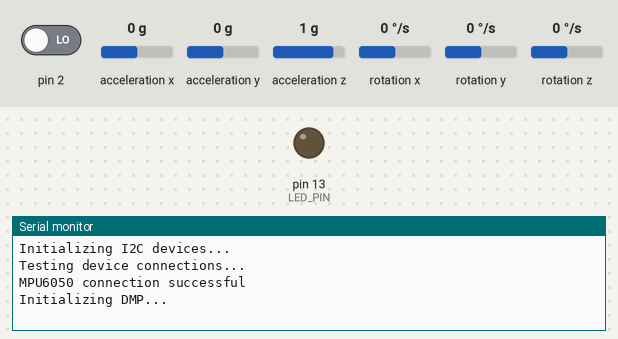
Simulated run of this sketch. Board: Arduino Uno, built with avr-gcc and run on an emulated ATmega328P. On the bench: output pins drawn as LEDs (lit = HIGH), the last lines printed to the serial monitor. The inputs (shaded band) are chosen by the test bench; at power-on: acceleration z 1 g, acceleration x 0 g, pin 2 LOW, acceleration y 0 g, rotation x 0 °/s, rotation y 0 °/s, rotation z 0 °/s. Storage starts empty; the sensor or clock chip raises its interrupt line as the real part does.

Above: at 0.1 s.
1.8 s: acceleration z set to -1.4 g
At 2.8 s:
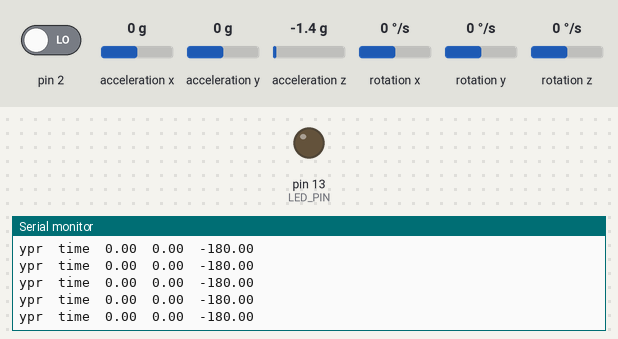
4.8 s: acceleration x set to -1.4 g
At 5.7 s:
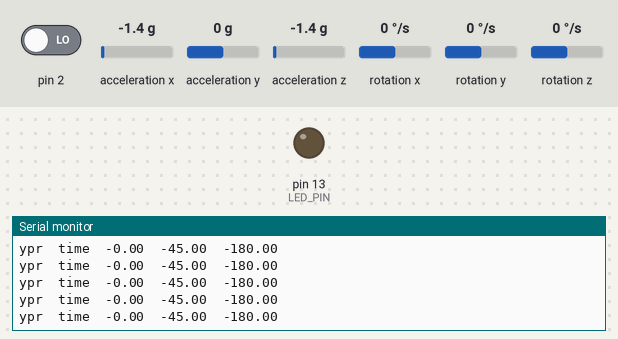

Measured:
- after the input at 1.8 s, the serial monitor: prints a new line at once (image 1)
- after the input at 4.8 s, the serial monitor: prints a new line at once (image 2)

The sketch:

datalogging_mpu6050.ino
```cpp
#include "I2Cdev.h"
#include <SPI.h>
#include <SD.h>
#include "MPU6050_6Axis_MotionApps20.h"
//#include "MPU6050.h" // not necessary if using MotionApps include file

// Arduino Wire library is required if I2Cdev I2CDEV_ARDUINO_WIRE implementation
// is used in I2Cdev.h
#if I2CDEV_IMPLEMENTATION == I2CDEV_ARDUINO_WIRE
    #include "Wire.h"
#endif

const int chipSelect = 4;
// class default I2C address is 0x68
// specific I2C addresses may be passed as a parameter here
// AD0 low = 0x68 (default for SparkFun breakout and InvenSense evaluation board)
// AD0 high = 0x69
MPU6050 mpu;
//MPU6050 mpu(0x69); // <-- use for AD0 high
double  timing;
 double timing1;
 double  timing_sec;

// uncomment "OUTPUT_READABLE_YAWPITCHROLL" if you want to see the yaw/
// pitch/roll angles (in degrees) calculated from the quaternions coming
// from the FIFO. Note this also requires gravity vector calculations.
// Also note that yaw/pitch/roll angles suffer from gimbal lock (for
// more info, see: http://en.wikipedia.org/wiki/Gimbal_lock)
#define OUTPUT_READABLE_YAWPITCHROLL
#define LED_PIN 13 // (Arduino is 13, Teensy is 11, Teensy++ is 6)
bool blinkState = false;

// MPU control/status vars
bool dmpReady = false;  // set true if DMP init was successful
uint8_t mpuIntStatus;   // holds actual interrupt status byte from MPU
uint8_t devStatus;      // return status after each device operation (0 = success, !0 = error)
uint16_t packetSize;    // expected DMP packet size (default is 42 bytes)
uint16_t fifoCount;     // count of all bytes currently in FIFO
uint8_t fifoBuffer[64]; // FIFO storage buffer

// orientation/motion vars
Quaternion q;           // [w, x, y, z]         quaternion container
VectorInt16 aa;         // [x, y, z]            accel sensor measurements
VectorInt16 aaReal;     // [x, y, z]            gravity-free accel sensor measurements
VectorInt16 aaWorld;    // [x, y, z]            world-frame accel sensor measurements
VectorFloat gravity;    // [x, y, z]            gravity vector
float euler[3];         // [psi, theta, phi]    Euler angle container
float ypr[3];           // [yaw, pitch, roll]   yaw/pitch/roll container and gravity vector
int start = 0;  //maza
// packet structure for InvenSense teapot demo
uint8_t teapotPacket[14] = { '$', 0x02, 0,0, 0,0, 0,0, 0,0, 0x00, 0x00, '\r', '\n' };
volatile bool mpuInterrupt = false;     // indicates whether MPU interrupt pin has gone high
void dmpDataReady() {
    mpuInterrupt = true;
}

void setup() {
  // join I2C bus (I2Cdev library doesn't do this automatically)
    #if I2CDEV_IMPLEMENTATION == I2CDEV_ARDUINO_WIRE
        Wire.begin();
        TWBR = 24; // 400kHz I2C clock (200kHz if CPU is 8MHz)
    #elif I2CDEV_IMPLEMENTATION == I2CDEV_BUILTIN_FASTWIRE
        Fastwire::setup(400, true);
    #endif
     Serial.begin(115200);


    while (!Serial);
    // initialize device
    Serial.println(F("Initializing I2C devices..."));
    mpu.initialize();

    // initialize serial communication
    // (115200 chosen because it is required for Teapot Demo output, but it's
    // really up to you depending on your project)

    // verify connection
    Serial.println(F("Testing device connections..."));
    Serial.println(mpu.testConnection() ? F("MPU6050 connection successful") : F("MPU6050 connection failed"));
    Serial.println(F("Initializing DMP..."));
    devStatus = mpu.dmpInitialize();
    mpu.setXGyroOffset(220);       //gyro offsets
    mpu.setYGyroOffset(76);
    mpu.setZGyroOffset(-85);
    mpu.setZAccelOffset(1788); // 1688 factory default for my test chip

    // make sure it worked (returns 0 if so)
    if (devStatus == 0) {
        // turn on the DMP, now that it's ready
        Serial.println(F("Enabling DMP..."));
        mpu.setDMPEnabled(true);

        // enable Arduino interrupt detection
        Serial.println(F("Enabling interrupt detection (Arduino external interrupt 0)..."));
        attachInterrupt(0, dmpDataReady, RISING);
        mpuIntStatus = mpu.getIntStatus();

        // set our DMP Ready flag so the main loop() function knows it's okay to use it
        Serial.println(F("DMP ready! Waiting for first interrupt..."));
        dmpReady = true;

        // get expected DMP packet size for later comparison
        packetSize = mpu.dmpGetFIFOPacketSize();
    } else {
        // ERROR!
        // 1 = initial memory load failed
        // 2 = DMP configuration updates failed
        // (if it's going to break, usually the code will be 1)
        Serial.print(F("DMP Initialization failed (code "));
        Serial.print(devStatus);
        Serial.println(F(")"));
    }
// configure LED for output
    pinMode(LED_PIN, OUTPUT);
    Serial.print("Initializing SD card...");

  // see if the card is present and can be initialized:
  if (!SD.begin(chipSelect)) {
    //Serial.println("Card failed, or not present");
    // don't do anything more:
    return;
  }
}


void loop() {


  // if programming failed, don't try to do anything
  if (!dmpReady) return;

  // wait for MPU interrupt or extra packet(s) available
  while (!mpuInterrupt && fifoCount < packetSize)
  {
  }

  mpuInterrupt = false;
  mpuIntStatus = mpu.getIntStatus();
  fifoCount = mpu.getFIFOCount();   // get current FIFO count
  if ((mpuIntStatus & 0x10) || fifoCount == 1024)
  {
    mpu.resetFIFO();  //reset so we can continue cleanly
  }
  else if (mpuIntStatus & 0x02)
  {
    while (fifoCount < packetSize) fifoCount = mpu.getFIFOCount();
    mpu.getFIFOBytes(fifoBuffer, packetSize);
    fifoCount -= packetSize;

#ifdef OUTPUT_READABLE_YAWPITCHROLL
    // display Euler angles in degrees

    mpu.dmpGetQuaternion(&q, fifoBuffer);
    mpu.dmpGetGravity(&gravity, &q);
    mpu.dmpGetYawPitchRoll(ypr, &q, &gravity);

    Serial.print("ypr  time\t");
    Serial.print(ypr[0] * 180 / M_PI);
    Serial.print("\t");
    Serial.print(ypr[1] * 180 / M_PI);
    Serial.print("\t");
    Serial.print(ypr[2] * 180 / M_PI);
    Serial.println("\t");
  /*timing = millis();
    if (start == 0)
    { timing1 = timing;
      start = 1;
    }
    timing = timing - timing1;
    int timing_sec = timing/1000;
    Serial.println(timing_sec);*/
#endif

   /* // blink LED to indicate activity
    blinkState = !blinkState;
    digitalWrite(LED_PIN, blinkState);*/
  }
  String dataString = "";//make a string for assembling the data to log:

  // read three sensors and append to the string:
  for (int count = 0; count < 3; count++) {
    //int sensor = analogRead(analogPin);
    dataString += String(ypr[count]);
    if (count < 3) {
      dataString += " ";
    }

  }
  // open the file. note that only one file can be open at a time,
  // so you have to close this one before opening another.
  File dataFile = SD.open("kopy.txt", FILE_WRITE);

  // if the file is available, write to it:
  if (dataFile) {
    dataFile.print(ypr[0] * 180 / M_PI);
    dataFile.print (",");
    dataFile.print(ypr[1] * 180 / M_PI);
    dataFile.print(",");
    dataFile.print(ypr[2] * 180 / M_PI);
    dataFile.print(",");
    dataFile.println();
 /*   dataFile.print(",");
    dataFile.println("");*/


    dataFile.close();

  }
  // if the file isn't open, pop up an error:
  else {
    Serial.println("error opening kopy.txt");

    }
}
```
